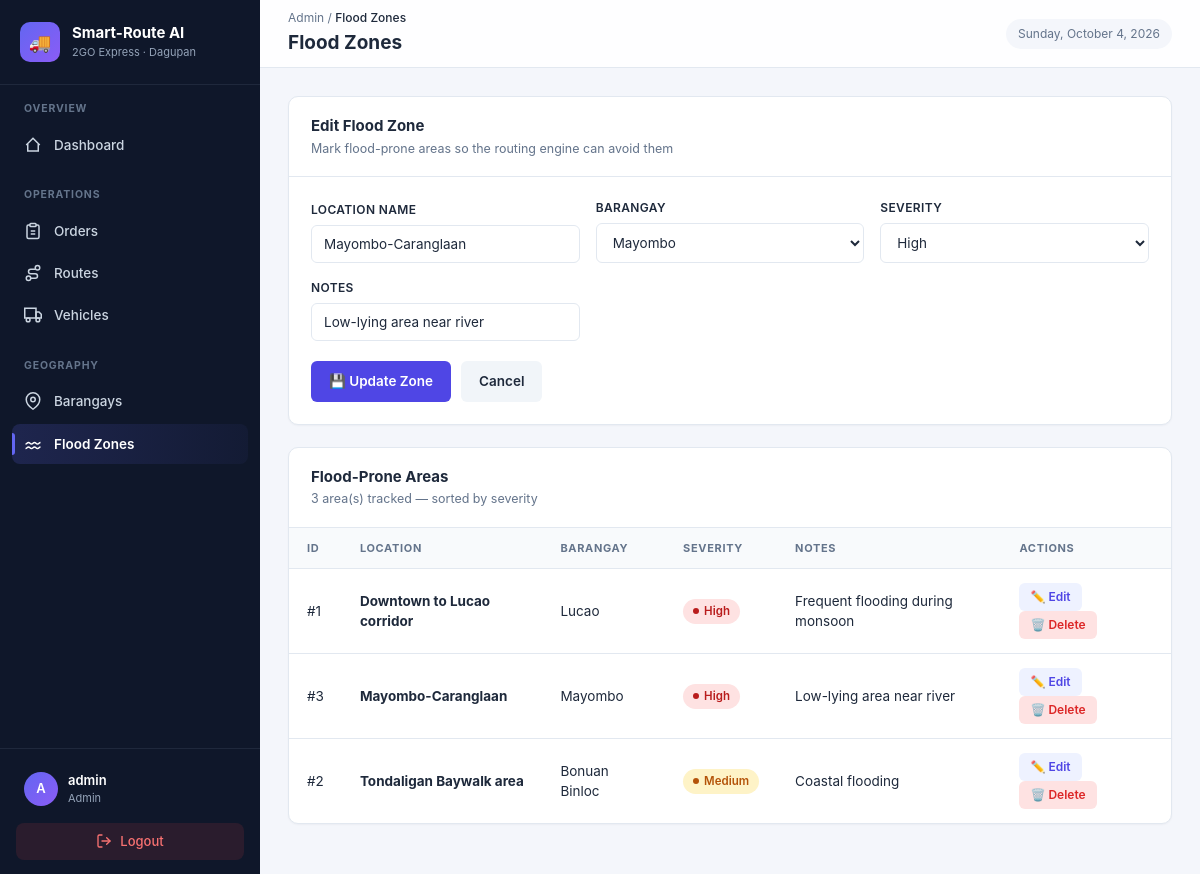
The page /flood_zones.php?edit=3 (signed in) on the database its author committed.
### tables this page shows
CREATE TABLE `flood_zones` (
  `id` int(11) NOT NULL,
  `location_name` varchar(150) NOT NULL,
  `barangay_id` int(11) DEFAULT NULL,
  `severity` enum('low','medium','high') DEFAULT 'medium',
  `notes` text DEFAULT NULL,
  `created_at` timestamp NOT NULL DEFAULT current_timestamp()
);

CREATE TABLE `barangays` (
  `id` int(11) NOT NULL,
  `name` varchar(100) NOT NULL,
  `zone` varchar(50) DEFAULT NULL,
  `population` int(11) DEFAULT 0
);

### db.php (called while the page is built, shortened)
<?php
class Database {
    private static $instance = null;
    private $connection;
    private function __construct() {
        $config = require __DIR__ . '/../config/database.php';
        $dsn = "mysql:host={$config['host']};dbname={$config['name']};charset=utf8mb4";
        $options = [
            PDO::ATTR_ERRMODE => PDO::ERRMODE_EXCEPTION,
            PDO::ATTR_DEFAULT_FETCH_MODE => PDO::FETCH_ASSOC,
            PDO::ATTR_EMULATE_PREPARES => false,
        ];
        try {
            $this->connection = new PDO($dsn, $config['user'], $config['pass'], $options);
        } catch (PDOException $e) {
            die("Database connection failed: " . $e->getMessage());
        }
    }
    public static function getInstance() {
        if (self::$instance === null) {
            self::$instance = new self();
        }
        return self::$instance;
    }
    public function queryAll($sql, $params = []) {
        $stmt = $this->connection->prepare($sql);
        $stmt->execute($params);
        return $stmt->fetchAll();
    }
    public function queryOne($sql, $params = []) {
        $stmt = $this->connection->prepare($sql);
        $stmt->execute($params);
        return $stmt->fetch();
    }
}

### database.php (called while the page is built)
<?php
return [
    'host' => 'localhost',
    'name' => 'smart_route_ai',
    'user' => 'root',
    'pass' => '',
];

### flood_zones.php (the view, shortened to what this page needs)
<?php
$db = Database::getInstance();
$edit = null;
if (isset($_GET['edit'])) {
    $edit = $db->queryOne("SELECT * FROM flood_zones WHERE id = ?", [(int)$_GET['edit']]);
}
$zones = $db->queryAll("
    SELECT fz.*, b.name AS barangay_name
    FROM flood_zones fz
    LEFT JOIN barangays b ON fz.barangay_id = b.id
    ORDER BY FIELD(fz.severity, 'high','medium','low'), fz.location_name
");
$barangays = $db->queryAll("SELECT id, name FROM barangays ORDER BY name");
require_once 'includes/header.php';
?>
<div class="panel">
    <div class="panel-header">
        <div>
            <h3><?= $edit ? 'Edit Flood Zone' : 'Add Flood Zone' ?></h3>
            <p>Mark flood-prone areas so the routing engine can avoid them</p>
        </div>
    </div>
    <div class="panel-body">
        <form method="POST" class="form-grid">
            <div class="form-field">
                <label>Location Name</label>
                <input type="text" name="location_name" required placeholder="e.g., Downtown to Lucao corridor"
                       value="<?= htmlspecialchars($edit['location_name'] ?? '') ?>">
            </div>
            <div class="form-field">
                <label>Barangay</label>
                <select name="barangay_id">
                    <?php foreach ($barangays as $b): ?>
                        <option value="<?= $b['id'] ?>"
                            <?= ($edit['barangay_id'] ?? '') == $b['id'] ? 'selected' : '' ?>>
                            <?= htmlspecialchars($b['name']) ?>
                        </option>
                    <?php endforeach; ?>
                </select>
            </div>
            <div class="form-field">
                <label>Severity</label>
                <select name="severity" required>
                    <?php foreach (['low','medium','high'] as $s): ?>
                        <option value="<?= $s ?>" <?= ($edit['severity'] ?? '') === $s ? 'selected' : '' ?>>
                            <?= ucfirst($s) ?>
                        </option>
                    <?php endforeach; ?>
                </select>
            </div>
            <div class="form-field">
                <label>Notes</label>
                <input type="text" name="notes" placeholder="e.g., River overflow during monsoon"
                       value="<?= htmlspecialchars($edit['notes'] ?? '') ?>">
            </div>
            <div class="form-actions">
                <button type="submit" class="btn"><?= $edit ? '💾 Update Zone' : '➕ Add Zone' ?></button>
                <?php if ($edit): ?>
                    <a href="flood_zones.php" class="btn-secondary">Cancel</a>
                <?php endif; ?>
            </div>
        </form>
    </div>
</div>
<div class="panel">
    <div class="panel-header">
        <div>
            <h3>Flood-Prone Areas</h3>
            <p><?= count($zones) ?> area(s) tracked — sorted by severity</p>
        </div>
    </div>
    <div class="table-wrap">
        <?php if (empty($zones)): ?>
            <div class="empty-state">
                <div class="icon">🌊</div>
                <h4>No flood zones yet</h4>
                <p>Mark areas that flood to make routes safer.</p>
            </div>
        <?php else: ?>
            <table>
                <thead>
                    <tr><th>ID</th><th>Location</th><th>Barangay</th><th>Severity</th><th>Notes</th><th>Actions</th></tr>
                </thead>
                <tbody>
                    <?php foreach ($zones as $z): ?>
                        <tr>
                            <td>#<?= $z['id'] ?></td>
                            <td><strong><?= htmlspecialchars($z['location_name']) ?></strong></td>
                            <td><?= htmlspecialchars($z['barangay_name'] ?? '—') ?></td>
                            <td><span class="badge severity-<?= $z['severity'] ?>"><?= $z['severity'] ?></span></td>
                            <td><?= htmlspecialchars($z['notes'] ?? '—') ?></td>
                            <td>
                                <a href="?edit=<?= $z['id'] ?>" class="btn-sm">✏️ Edit</a>
                                <a href="?delete=<?= $z['id'] ?>" class="btn-sm danger"
                                   onclick="return confirm('Delete this flood zone?')">🗑️ Delete</a>
                            </td>
                        </tr>
                    <?php endforeach; ?>
                </tbody>
            </table>
        <?php endif; ?>
    </div>
</div>
<?php require_once 'includes/footer.php'; ?>

### style.css (style rules this page uses)
:root { --sidebar-width: 260px; --topbar-height: 68px; --color-bg: #f4f6fb; --color-surface: #ffffff; --color-sidebar: #0f172a; --color-sidebar-hover: #1e293b; --color-sidebar-active: #6366f1; --color-primary: #4f46e5; --color-primary-hover: #4338ca; --color-text: #1e293b; --color-text-muted: #64748b; --color-border: #e2e8f0; --color-success: #10b981; --color-warning: #f59e0b; --color-danger: #ef4444; --radius: 10px; --radius-sm: 6px; --shadow-sm: 0 1px 2px rgba(15, 23, 42, 0.04); --shadow: 0 4px 12px rgba(15, 23, 42, 0.06); --shadow-lg: 0 12px 32px rgba(15, 23, 42, 0.10); }
* { margin: 0; padding: 0; box-sizing: border-box; }
body { font-family: -apple-system, BlinkMacSystemFont, "Segoe UI", Roboto, "Helvetica Neue", Arial, sans-serif; background: var(--color-bg); color: var(--color-text); font-size: 14px; line-height: 1.5; -webkit-font-smoothing: antialiased; }
a { color: inherit; text-decoration: none; }
.panel { background: var(--color-surface); border-radius: var(--radius); box-shadow: var(--shadow-sm); border: 1px solid var(--color-border); margin-bottom: 22px; overflow: hidden; }
.panel-header { padding: 18px 22px; border-bottom: 1px solid var(--color-border); display: flex; align-items: center; justify-content: space-between; gap: 12px; flex-wrap: wrap; }
.panel-header h3 { font-size: 15px; font-weight: 700; color: var(--color-text); }
.panel-header p { font-size: 12.5px; color: var(--color-text-muted); margin-top: 2px; }
.panel-body { padding: 22px; }
.table-wrap { overflow-x: auto; }
table { width: 100%; border-collapse: collapse; font-size: 13.5px; }
thead th { text-align: left; padding: 12px 18px; font-size: 11px; font-weight: 700; color: var(--color-text-muted); text-transform: uppercase; letter-spacing: 0.06em; background: #f8fafc; border-bottom: 1px solid var(--color-border); white-space: nowrap; }
tbody td { padding: 14px 18px; border-bottom: 1px solid var(--color-border); color: var(--color-text); vertical-align: middle; }
tbody tr:last-child td { border-bottom: none; }
.badge { display: inline-flex; align-items: center; gap: 5px; padding: 4px 10px; border-radius: 20px; font-size: 11.5px; font-weight: 600; text-transform: capitalize; white-space: nowrap; }
.badge::before { content: ""; width: 6px; height: 6px; border-radius: 50%; background: currentColor; }
.badge.severity-medium { background: #fef3c7; color: #b45309; }
.badge.severity-high { background: #fee2e2; color: #b91c1c; }
.btn { display: inline-flex; align-items: center; gap: 8px; padding: 10px 18px; background: var(--color-primary); color: #fff; border: none; border-radius: var(--radius-sm); font-size: 13.5px; font-weight: 600; cursor: pointer; transition: all 0.15s; font-family: inherit; white-space: nowrap; }
.btn-secondary { display: inline-flex; align-items: center; padding: 10px 18px; background: #f1f5f9; color: var(--color-text); text-decoration: none; border-radius: var(--radius-sm); font-size: 13.5px; font-weight: 600; transition: background 0.15s; }
.btn-sm { display: inline-flex; align-items: center; gap: 5px; padding: 5px 11px; background: #eef2ff; color: var(--color-primary); border-radius: 6px; font-size: 12px; font-weight: 600; transition: all 0.15s; margin-right: 4px; }
.btn-sm.danger { background: #fee2e2; color: #dc2626; }
.form-grid { display: grid; grid-template-columns: repeat(auto-fit, minmax(220px, 1fr)); gap: 16px; align-items: end; }
.form-field { display: flex; flex-direction: column; gap: 6px; }
.form-field label { font-size: 12px; font-weight: 600; color: var(--color-text); text-transform: uppercase; letter-spacing: 0.03em; }
.form-field input, .form-field select, .form-field textarea { padding: 10px 12px; border: 1.5px solid var(--color-border); border-radius: var(--radius-sm); font-size: 13.5px; font-family: inherit; background: #fff; color: var(--color-text); transition: border-color 0.15s, box-shadow 0.15s; width: 100%; }
.form-actions { display: flex; gap: 10px; grid-column: 1 / -1; padding-top: 4px; }

### rows shown on the page
flood_zones: location_name "Mayombo-Caranglaan", barangay_id "Mayombo", severity "High", notes "Low-lying area near river", id "3", barangay.name "Mayombo"
flood_zones: id "1", location_name "Downtown to Lucao corridor", barangay.name "Lucao", severity "High", notes "Frequent flooding during monsoon"
flood_zones: id "2", location_name "Tondaligan Baywalk area", barangay.name "Bonuan Binloc", severity "Medium", notes "Coastal flooding"

### other values the page prints
substr($_SESSION['username'], 0, 1) "A"
$_SESSION['username'] "admin"
$_SESSION['role'] "Admin"
$pageTitle "Flood Zones"
count($zones) "3"
